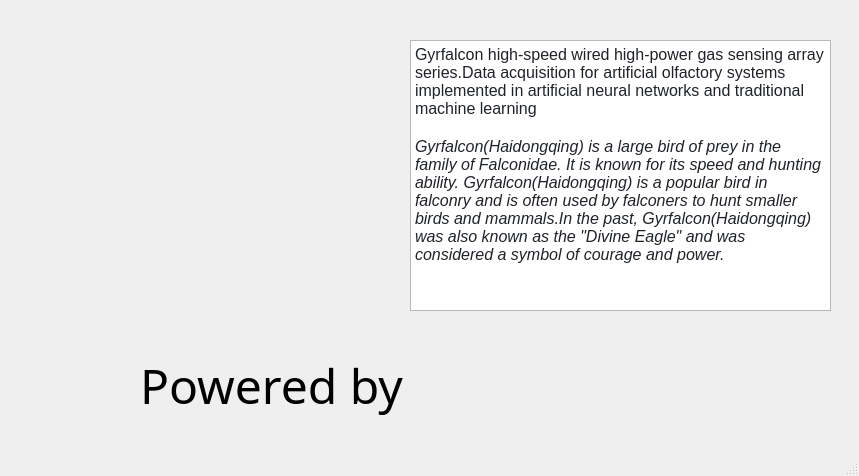
<?xml version="1.0" encoding="UTF-8"?>
<ui version="4.0">
 <class>AboutSystem</class>
 <widget class="QMainWindow" name="AboutSystem">
  <property name="geometry">
   <rect>
    <x>0</x>
    <y>0</y>
    <width>859</width>
    <height>476</height>
   </rect>
  </property>
  <property name="windowTitle">
   <string>About Gyrflacon System</string>
  </property>
  <widget class="QWidget" name="centralwidget">
   <widget class="QLabel" name="label">
    <property name="geometry">
     <rect>
      <x>10</x>
      <y>40</y>
      <width>391</width>
      <height>261</height>
     </rect>
    </property>
    <property name="text">
     <string/>
    </property>
    <property name="pixmap">
     <pixmap resource="about.qrc">:/newPrefix/pic/haidongqing.jpg</pixmap>
    </property>
    <property name="scaledContents">
     <bool>true</bool>
    </property>
   </widget>
   <widget class="QTextBrowser" name="textBrowser">
    <property name="geometry">
     <rect>
      <x>410</x>
      <y>40</y>
      <width>421</width>
      <height>271</height>
     </rect>
    </property>
    <property name="html">
     <string>&lt;!DOCTYPE HTML PUBLIC &quot;-//W3C//DTD HTML 4.0//EN&quot; &quot;http://www.w3.org/TR/REC-html40/strict.dtd&quot;&gt;
&lt;html&gt;&lt;head&gt;&lt;meta name=&quot;qrichtext&quot; content=&quot;1&quot; /&gt;&lt;style type=&quot;text/css&quot;&gt;
p, li { white-space: pre-wrap; }
&lt;/style&gt;&lt;/head&gt;&lt;body style=&quot; font-family:'SimSun'; font-size:9pt; font-weight:400; font-style:normal;&quot;&gt;
&lt;p style=&quot; margin-top:0px; margin-bottom:0px; margin-left:0px; margin-right:0px; -qt-block-indent:0; text-indent:0px;&quot;&gt;&lt;span style=&quot; font-family:'-apple-system','BlinkMacSystemFont','Segoe UI','Noto Sans','Helvetica','Arial','sans-serif','Apple Color Emoji','Segoe UI Emoji'; font-size:16px; color:#1f2328; background-color:#ffffff;&quot;&gt;Gyrfalcon high-speed wired high-power gas sensing array series.Data acquisition for artificial olfactory systems implemented in artificial neural networks and traditional machine learning&lt;/span&gt;&lt;/p&gt;
&lt;p style=&quot;-qt-paragraph-type:empty; margin-top:0px; margin-bottom:0px; margin-left:0px; margin-right:0px; -qt-block-indent:0; text-indent:0px; font-family:'-apple-system','BlinkMacSystemFont','Segoe UI','Noto Sans','Helvetica','Arial','sans-serif','Apple Color Emoji','Segoe UI Emoji'; font-size:16px; font-style:italic; color:#1f2328;&quot;&gt;&lt;br /&gt;&lt;/p&gt;
&lt;p style=&quot; margin-top:0px; margin-bottom:0px; margin-left:0px; margin-right:0px; -qt-block-indent:0; text-indent:0px;&quot;&gt;&lt;span style=&quot; font-family:'-apple-system','BlinkMacSystemFont','Segoe UI','Noto Sans','Helvetica','Arial','sans-serif','Apple Color Emoji','Segoe UI Emoji'; font-size:16px; font-style:italic; color:#1f2328; background-color:#ffffff;&quot;&gt;Gyrfalcon(Haidongqing) is a large bird of prey in the family of Falconidae. It is known for its speed and hunting ability. Gyrfalcon(Haidongqing) is a popular bird in falconry and is often used by falconers to hunt smaller birds and mammals.In the past, Gyrfalcon(Haidongqing) was also known as the &amp;quot;Divine Eagle&amp;quot; and was considered a symbol of courage and power.&lt;/span&gt;&lt;/p&gt;&lt;/body&gt;&lt;/html&gt;</string>
    </property>
   </widget>
   <widget class="QLabel" name="label_2">
    <property name="geometry">
     <rect>
      <x>480</x>
      <y>350</y>
      <width>81</width>
      <height>71</height>
     </rect>
    </property>
    <property name="text">
     <string/>
    </property>
    <property name="pixmap">
     <pixmap resource="about.qrc">:/newPrefix/pic/qt.jpg</pixmap>
    </property>
    <property name="scaledContents">
     <bool>true</bool>
    </property>
   </widget>
   <widget class="QLabel" name="label_3">
    <property name="geometry">
     <rect>
      <x>140</x>
      <y>350</y>
      <width>281</width>
      <height>71</height>
     </rect>
    </property>
    <property name="font">
     <font>
      <family>Square Dot-Matrix</family>
      <pointsize>36</pointsize>
     </font>
    </property>
    <property name="text">
     <string>Powered by </string>
    </property>
   </widget>
   <widget class="QLabel" name="label_4">
    <property name="geometry">
     <rect>
      <x>620</x>
      <y>350</y>
      <width>111</width>
      <height>71</height>
     </rect>
    </property>
    <property name="text">
     <string/>
    </property>
    <property name="pixmap">
     <pixmap resource="about.qrc">:/newPrefix/pic/python.jpg</pixmap>
    </property>
    <property name="scaledContents">
     <bool>true</bool>
    </property>
   </widget>
  </widget>
  <widget class="QStatusBar" name="statusbar"/>
 </widget>
 <resources>
  <include location="about.qrc"/>
 </resources>
 <connections/>
</ui>
